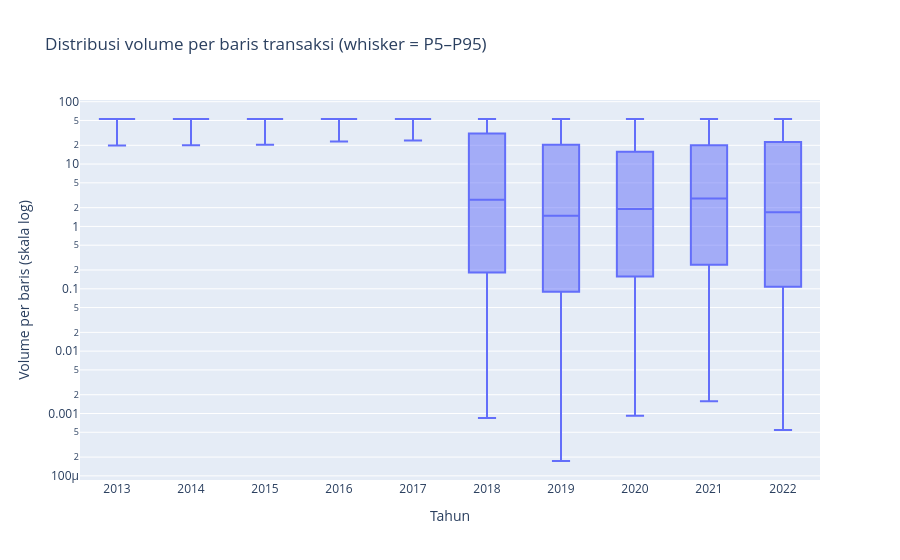

Write notebook code for a chart like this one.
### Code cell
# Visualisasi 2: Distribusi dan Outlier
# fig2 = px.box(...)
# fig2.show()
# Visualisasi 2: Distribusi volume per tahun (box plot dari kuantil, skala log)
kuantil = (
    df.filter(pl.col(VOL) > 0)
    .group_by("year")
    .agg(
        pl.col(VOL).quantile(0.05).alias("p05"),
        pl.col(VOL).quantile(0.25).alias("q1"),
        pl.col(VOL).quantile(0.50).alias("median"),
        pl.col(VOL).quantile(0.75).alias("q3"),
        pl.col(VOL).quantile(0.95).alias("p95"),
    )
    .sort("year")
)
fig2 = go.Figure(go.Box(
    x=[str(y) for y in kuantil["year"].to_list()],
    q1=kuantil["q1"].to_list(), median=kuantil["median"].to_list(), q3=kuantil["q3"].to_list(),
    lowerfence=kuantil["p05"].to_list(), upperfence=kuantil["p95"].to_list(),
    name="Volume per baris",
))
fig2.update_yaxes(type="log", title="Volume per baris (skala log)")
fig2.update_xaxes(title="Tahun")
fig2.update_layout(title="Distribusi volume per baris transaksi (whisker = P5–P95)")
fig2.write_html(FIG_DIR / "viz2_distribusi_volume.html")
fig2.show()

### Figure 1 — Plotly figure (JSON) as saved in the notebook; plotly's stock layout.template omitted (floating-point values rounded to 4 significant figures)
{"data": [{"lowerfence": [19.8, 19.98, 20.34, 22.94, 23.94, 0.000849, 0.0001731, 0.0009172, 0.001573, 0.0005445], "median": [52.81, 52.81, 52.81, 52.81, 52.81, 2.671, 1.485, 1.904, 2.794, 1.682], "name": "Volume per baris", "q1": [52.81, 52.81, 52.81, 52.81, 52.81, 0.1829, 0.08927, 0.1569, 0.2421, 0.1079], "q3": [52.81, 52.81, 52.81, 52.81, 52.81, 31.02, 20.34, 15.76, 19.99, 22.62], "type": "box", "upperfence": [52.81, 52.81, 52.81, 52.81, 52.81, 52.81, 52.81, 52.81, 52.81, 52.81], "x": ["2013", "2014", "2015", "2016", "2017", "2018", "2019", "2020", "2021", "2022"]}], "layout": {"title": {"text": "Distribusi volume per baris transaksi (whisker = P5–P95)"}, "xaxis": {"title": {"text": "Tahun"}}, "yaxis": {"title": {"text": "Volume per baris (skala log)"}, "type": "log"}}}
